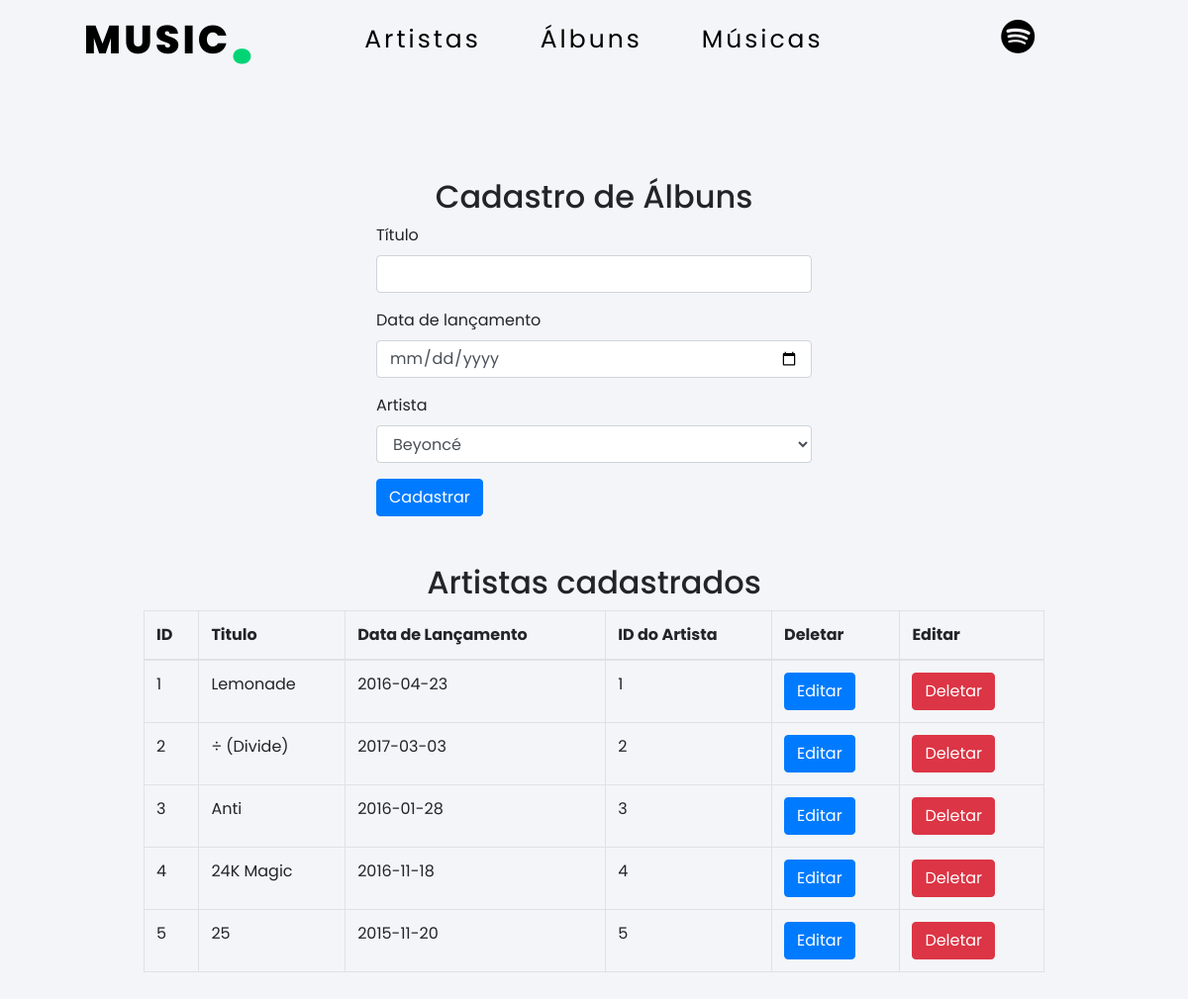
/album.php, run on the app's committed database.
### tables this page shows
CREATE TABLE `Album` (
  `id` int(11) NOT NULL AUTO_INCREMENT,
  `titulo` varchar(255) NOT NULL,
  `data_lancamento` date DEFAULT NULL,
  `artista_id` int(11) NOT NULL,
  PRIMARY KEY (`id`),
  KEY `artista_id` (`artista_id`),
  CONSTRAINT `album_ibfk_1` FOREIGN KEY (`artista_id`) REFERENCES `artista` (`id`)
);

### model/Artista.php (called while the page is built, shortened)
<?php
class Artista
{
    public static function listarArt()
    {
        try {
            $conexao = Conexao::getConexao();
            $stmt = $conexao->prepare("SELECT * FROM Artista ORDER BY id");
            $stmt->execute();
            return $stmt->fetchAll();
        } catch (Exception $e) {
            echo $e->getMessage();
            exit;
        }
    }
}
?>

### model/Album.php (called while the page is built, shortened)
<?php
class Album
{
    public static function listarAlbuns()
    {
        try {
            $conexao = Conexao::getConexao();
            $stmt = $conexao->prepare("SELECT * FROM Album ORDER BY id");
            $stmt->execute();
            return $stmt->fetchAll();
        } catch (Exception $e) {
            echo $e->getMessage();
            exit;
        }
    }
}
?>

### album.php (the view, shortened to what this page needs)
<!DOCTYPE html>
<html lang="en">
<head>
    <link rel="stylesheet" href="https://cdnjs.cloudflare.com/ajax/libs/font-awesome/6.1.1/css/all.min.css">
    <link href="https://maxcdn.bootstrapcdn.com/bootstrap/4.5.2/css/bootstrap.min.css" rel="stylesheet">
    <link rel="stylesheet" href="css/album.css">
    <link rel="stylesheet" type="text/css" href="https://cdn.jsdelivr.net/npm/toastify-js/src/toastify.min.css">
</head>
<body>
    <div class="container">
        <nav>
            <a href="index.php" style="text-decoration: none;">
                <div class="logo">MUSIC<b>.</b></div>
            </a>
            <ul class="navItems">
                <li><a href="artista.php">Artistas</a></li>
                <li><a href="album.php">Álbuns</a></li>
                <li><a href="selecionarOpcao.php">Músicas</a></li>
            </ul>
            <div class="links">
                <a href="spotifyApiCall.php"><i
                        class="fab fa-spotify" style="font-size: 35px;"></i></a>
            </div>
        </nav>
        <?php
        require_once("./model/Album.php");
        require_once("./model/Artista.php");
        $listaAlbuns = Album::listarAlbuns();
        $listaArtistas = Artista::listarArt();
        ?>
        <div class="container" id="fill">
            <div class="row justify-content-center">
                <div class="col-md-6">
                    <h2 class="text-center">Cadastro de Álbuns</h2>
                    <form method="POST">
                        <div class="form-group">
                            <label for="nome">Título</label>
                            <input type="text" class="form-control" id="title" name="titulo" required>
                        </div>
                        <div class="form-group">
                            <label for="data_lancamento">Data de lançamento</label>
                            <input type="date" class="form-control" id="data_lancamento" name="data_lancamento"
                                required>
                        </div>
                        <div class="form-group">
                            <label for="artista_id">Artista</label>
                                <select class="form-control" id="artista_id" name="artista_id"">
                                    <?php
                                    if (!empty($listaArtistas)) {
                                        foreach ($listaArtistas as $artista) {
                                            $id = $artista["id"];
                                            $nome = $artista["nome"];
                                            echo "<option value='$id'>$nome</option>";
                                        }
                                    } else {
                                        echo "<option value='' disabled>Nenhum artista cadastrado :(</option>";
                                    }
                                    ?>
                                </select>
                        </div>
                            <button type=" submit" class="btn btn-primary">Cadastrar</button>
                    </form>
                </div>
            </div>
            <div class="row mt-5">
                <div class="col-md-12">
                    <h2 class="text-center">Artistas cadastrados</h2>
                    <table class="table table-bordered">
                        <thead>
                            <tr>
                                <th>ID</th>
                                <th>Titulo</th>
                                <th>Data de Lançamento</th>
                                <th>ID do Artista</th>
                                <th>Deletar</th>
                                <th>Editar</th>
                            </tr>
                        </thead>
                        <tbody>
                            <?php foreach ($listaAlbuns as $album) {
                                $id = $album["id"];
                                echo "<tr>";
                                echo "<td>" . $album["id"] . "</td>";
                                echo "<td>" . $album["titulo"] . "</td>";
                                echo "<td>" . $album["data_lancamento"] . "</td>";
                                echo "<td>" . $album["artista_id"] . "</td>";
                                echo "<td><a href='editar_album.php?id=$id' class='btn btn-primary'>Editar</a></td>";
                                echo "<td><a href='Album.php?id=$id&op=deletarAlbum' class='btn btn-danger'>Deletar</a></td>";
                                echo "</tr>";
                            } ?>
                        </tbody>
                    </table>
                </div>
            </div>
        </div>
    </div>
</body>
</html>

### css/album.css (style rules this page uses)
* { margin: 0; padding: 0; box-sizing: border-box; font-family: 'Poppins', sans-serif; }
html { scroll-behavior: smooth; }
body { background-color: #f3f5f8; }
.container { width: 100%; min-height: 100vh; }
#fill { position: relative; padding: 100px; }
.container nav { display: flex; width: 100%; justify-content: space-around; height: 80px; line-height: 80px; z-index: 111; }
.logo { display: flex; font-size: 40px; font-weight: 800; color: #000; letter-spacing: 3px; cursor: pointer; text-transform: uppercase; }
b { font-size: 70px; color: #01d475; }
.navItems { display: flex; }
.navItems li { list-style: none; margin: 0 30px; }
.navItems li a { font-size: 25px; font-weight: 400; color: #000; letter-spacing: 3px; text-decoration: none; text-transform: capitalize; }
.links a { font-size: 30px; color: #000; margin: 25px 70px; }

### data on the page
album: id "1", titulo "Lemonade", data_lancamento "2016-04-23", artista "1"
album: id "2", titulo "÷ (Divide)", data_lancamento "2017-03-03", artista "2"
album: id "3", titulo "Anti", data_lancamento "2016-01-28", artista "3"
album: id "4", titulo "24K Magic", data_lancamento "2016-11-18", artista "4"
album: id "5", titulo "25", data_lancamento "2015-11-20", artista "5"

### other printed values
form field artista_id "Beyoncé"
